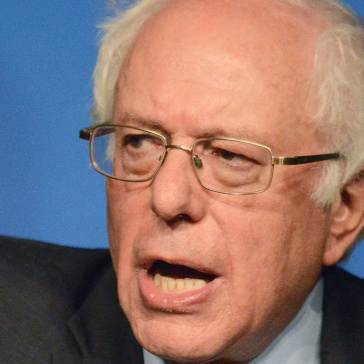
#> input picture Data/Angry/00a7cb9cf18d3a015a9e932952f942fd4bcad8044bcef5e0c05de51d~angry.jpg, 364 x 364 px; its folder holds only this picture in this run
$ jupyter execute --allow-errors train_combined_features.ipynb
#> lines starting #> are read from the running program, lines starting #| are printed output that depends on the picture
[cell 1]
#Bu Dosyada şu ana kadar ayrı ayrı test ettiğim  HOG + LBP + Gabor özniteliklerini birleştireceğim
#PCA uygulayacağım boyutu düşürüceğim
#Tüm modelleri bu yeni öznitelik setiyle eğiteceğim ve en yüksek doğruluk oranlarıma ulaşmaya çalışacağım
import joblib

[cell 2]
import os
import cv2
import numpy as np
from sklearn.model_selection import train_test_split
from sklearn.preprocessing import StandardScaler
from sklearn.decomposition import PCA
from sklearn.metrics import accuracy_score, classification_report

[cell 3]
from sklearn.preprocessing import LabelEncoder
from skimage.feature import hog, local_binary_pattern
from skimage.filters import gabor

# Veri klasörünün yolu
data_directory = "Data"

# Sınıfların listesini al (.DS_Store gibi gizli dosyaları filtrele önceki train dosyalarında bahsettiğim gibi MAC kullandığım için oluşan gizli bir klasör)
classes = sorted([
    d for d in os.listdir(data_directory)
    if os.path.isdir(os.path.join(data_directory, d)) and not d.startswith(".")
])

[cell 4]
print("Sınıflar:", classes)

[cell 5]
images = []
labels = []

# Görüntüleri oku ve etiketle
for cls in classes:
    class_folder = os.path.join(data_directory, cls)
    for file in os.listdir(class_folder):
        img_path = os.path.join(class_folder, file)
        img = cv2.imread(img_path, cv2.IMREAD_GRAYSCALE)
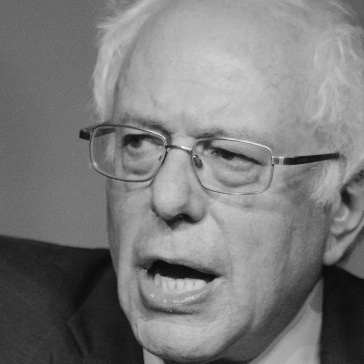
#> img: shape (364, 364); min 8, max 246, mean 122.9

        # Geçersiz resimleri atla
        if img is None:
            continue

        img = cv2.resize(img, (64, 64))
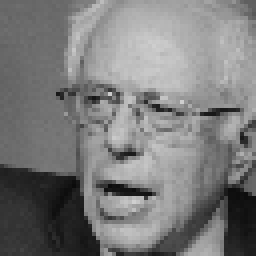
#> img: shape (64, 64) (shown 4 times larger); min 11, max 207, mean 122.9
        images.append(img)
        labels.append(cls)
#> pass 2 of the loop `for cls in classes:`:
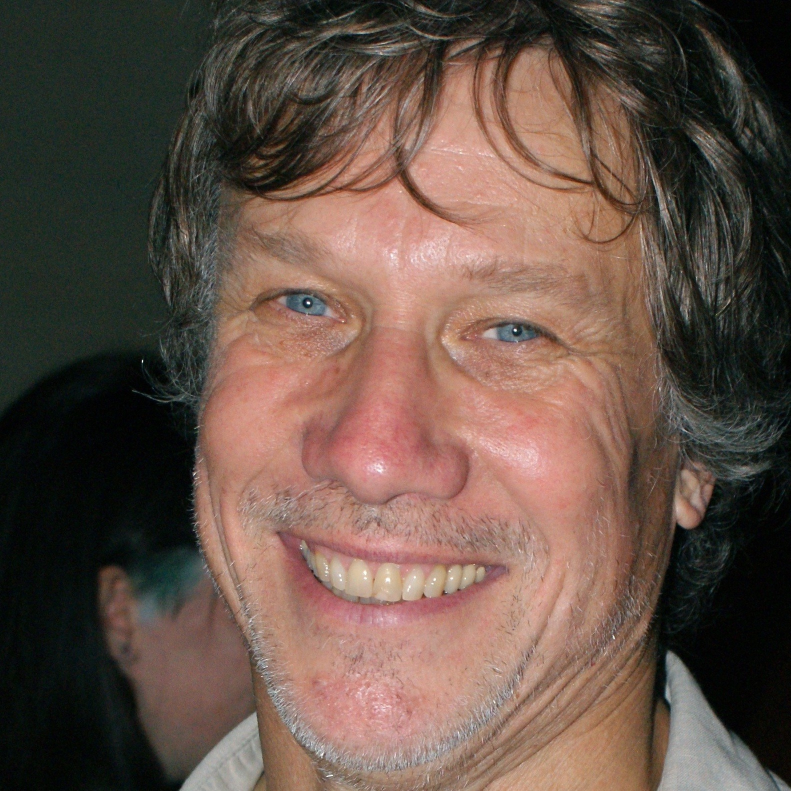
#> input picture Data/Happy/0a0dc41f61cabe33378d676fd0f7712165ed2dd245765fe185095dbf.jpg, 1582 x 1582 px (shown at 1/2 size)
#> `img = cv2.imread(img_path, cv2.IMREAD_GRAYSCALE)`:
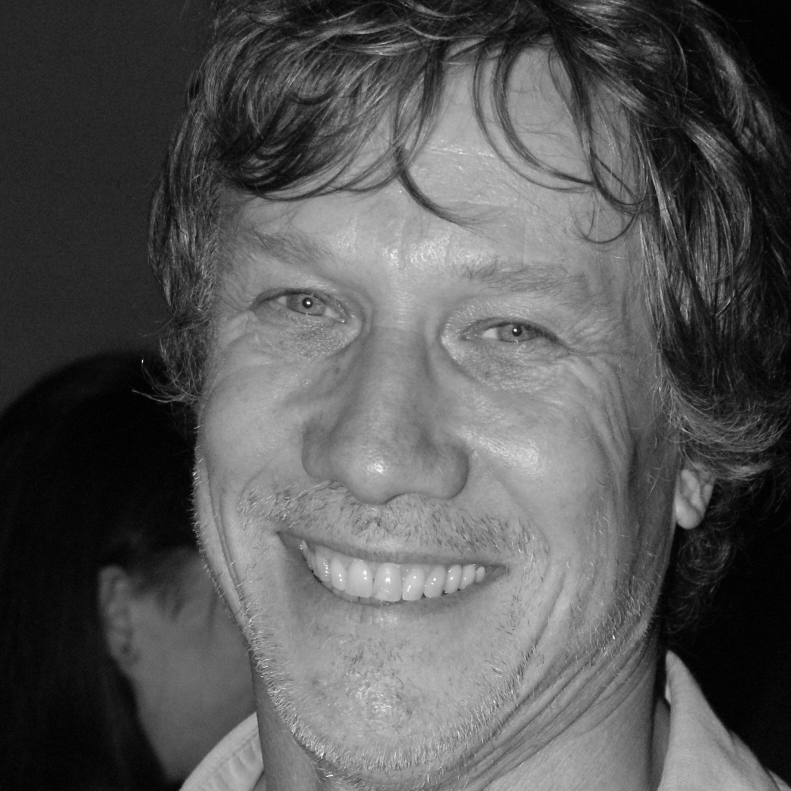
#> img: shape (1582, 1582) (shown at 1/2 size); min 0, max 255, mean 86.6
#> `img = cv2.resize(img, (64, 64))`:
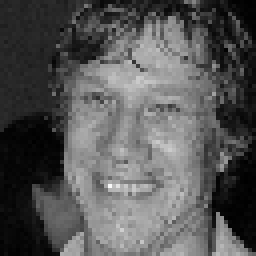
#> img: shape (64, 64) (shown 4 times larger); min 0, max 249, mean 86.3

# Numpy dizilerine çevir
images = np.array(images, dtype=np.uint8) #float uyarı verebiliyordu
labels = LabelEncoder().fit_transform(labels)

[cell 6]
print("Toplam görüntü sayısı:", len(images))
#| Toplam görüntü sayısı: 2
print("Sınıf sayısı:", len(np.unique(labels)))

[cell 7]
hog_features = []

for img in images:
    # HOG öznitelik çıkarımı
    feat = hog(
        img,
        orientations=9,
        pixels_per_cell=(8, 8),
        cells_per_block=(2, 2),
        block_norm='L2-Hys',
        visualize=False,
        feature_vector=True
    )
    hog_features.append(feat)
#> this loop made 2 passes
#> after the loop, hog_features = 2 items

hog_features = np.array(hog_features, dtype=np.float32)
print("HOG öznitelik boyutu:", hog_features.shape)
#| HOG öznitelik boyutu: (2, 1764)

[cell 8]
# LBP (Local Binary Pattern) parametreleri:
radius = 1                           # Merkez pikselin çevresindeki halka yarıçapı
n_points = 8 * radius                # Komşu piksel sayısı (8 komşu)
#Literatür taramasında bulduğum değerleri kullandım https://ieeexplore.ieee.org/document/1576816
#Sayfa 2, ilk paragraf:
#"The original LBP operator labels the pixels of an image by thresholding the 3x3-neighborhood of each pixel with the center pixel value."
#Bu 3x3 neighborhood demek: radius=1 ve P=8 anlamına gelir.

lbp_features = []

for img in images:
    # LBP hesapla (uniform yöntemi: geçiş sayısına göre histogramda sadeleştirme yapar)
    lbp = local_binary_pattern(img, P=n_points, R=radius, method="uniform")

    # LBP değerleri üzerinden histogram oluştur
    hist, _ = np.histogram(
        lbp.ravel(),                            # 1D diziye çevir (histogram için)
        bins=np.arange(0, n_points + 3),        # Bin sayısı: P+2 (uniform için)
        range=(0, n_points + 2)                 # Aralık: [0, P+2]
    )


    hist = hist.astype("float32")               # Histogram değerlerini float'a çevir
    hist /= (hist.sum() + 1e-6)                 # Sıfıra bölünmeyi engellemek için küçük sabit


    lbp_features.append(hist)
#> this loop made 2 passes
#> hist on passes 1 to 2: [302, 376, 300, 457, 586, 457, 248, 348, 399, 623], [450, 407, 262, 345, 413, 353, 245, 352, 511, 758]
#> pass 1, `lbp = local_binary_pattern(img, P=n_points, R=radius, method="uniform")`:
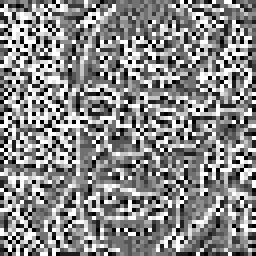
#> lbp: shape (64, 64) float64 (shown 4 times larger); min 0, max 9, mean 4.81; drawn with min black and max white
#> pass 2, `lbp = local_binary_pattern(img, P=n_points, R=radius, method="uniform")`:
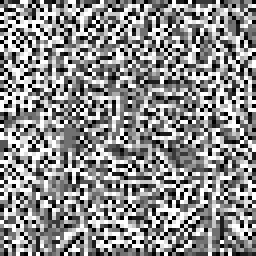
#> lbp: shape (64, 64) float64 (shown 4 times larger); min 0, max 9, mean 4.94; drawn with min black and max white
#> after the loop, lbp_features = [[0.0737, 0.0918, 0.0732, 0.112, 0.143, 0.112, 0.0605, 0.085, 0.0974, 0.152], [0.11, 0.0994, 0.064, 0.0842, 0.101, 0.0862, 0.0598, 0.0859, 0.125, 0.185]]


lbp_features = np.array(lbp_features, dtype=np.float32)


print("LBP öznitelik boyutu:", lbp_features.shape)
#| LBP öznitelik boyutu: (2, 10)

[cell 9]
gabor_features = []

# Farklı frekanslar – düşükten yükseğe (detay seviyesini kontrol eder)
frequencies = [0.1, 0.3, 0.5]

# 4 farklı yön (0°, 45°, 90°, 135°) – yönelime duyarlı doku bilgisi sağlar
thetas = [0, np.pi/4, np.pi/2, 3*np.pi/4]

for img in images:
    feats = []  #
    for theta in thetas:  # Her yön için
        for freq in frequencies:  # Her frekans için
            filt_real, _ = gabor(img, frequency=freq, theta=theta)  # Gabor filtresi uygula
            feats.append(filt_real.mean())  # Ortalama değer – doku yoğunluğu
            feats.append(filt_real.var())   # Varyans – doku çeşitliliği
    gabor_features.append(feats)
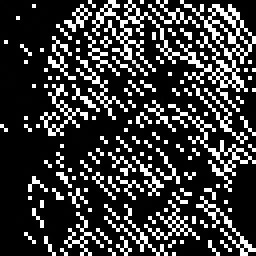
#> filt_real: shape (64, 64) (shown 4 times larger); min 0, max 255, mean 56.4
#> after the loop, gabor_features = 2 items


gabor_features = np.array(gabor_features)
print("Gabor öznitelik boyutu:", gabor_features.shape)
#| Gabor öznitelik boyutu: (2, 24)

[cell 10]
#Aşırı uzun sürüyor yukardaki kod
print("Gabor öznitelik boyutu:", gabor_features.shape)
#| Gabor öznitelik boyutu: (2, 24)

[cell 11]
#Çok uzun sürdüğü için kullanmama gerekirse diye .npy dosyalarına kaydediyorum
np.save("gabor_features.npy", gabor_features)
np.save("labels.npy", labels)  # Etiketleri de kaydet

[cell 12]
# HOG, LBP ve Gabor özniteliklerini birleştir
X_combined = np.concatenate([hog_features, lbp_features, gabor_features], axis=1)
print("Birleşik öznitelik vektörü boyutu:", X_combined.shape)
#| Birleşik öznitelik vektörü boyutu: (2, 1798)

# Not: axis=1 → her bir görüntü için öznitelikleri yatayda birleştirir (özellik bazında)
#     axis=0 olsaydı görüntüleri alt alta eklerdi (yanlış olurdu)

# Ölçekleme: Özellikleri standart normal dağılıma sokar (ortalama 0, std sapma 1)
scaler = StandardScaler()
X_scaled = scaler.fit_transform(X_combined)
print("Ölçekleme tamamlandı. İlk örnekten bir kesit:", X_scaled[0][:5])
#| Ölçekleme tamamlandı. İlk örnekten bir kesit: [-1. -1.  1. -1.  1.]

[cell 13]
# PCA
# n_components=0.95: Verideki toplam bilginin (varyansın) %95’ini koruyacak şekilde bileşen sayısını otomatik seçer.
# Yani PCA, en fazla bilgiyi taşıyan bileşenleri seçecek ve geri kalanını atacak.
# Bu sayede hem boyut azaltılır hem de modelin aşırı öğrenmesi (overfitting) önlenebilir.
pca = PCA(n_components=0.95)

# PCA uygulanarak veriden (X_scaled) yeni bir boyuta indirgenmiş temsili olan (X_pca) elde ederiz.
X_pca = pca.fit_transform(X_scaled)
#> X_pca = [-42.4, 42.4]

print("PCA sonrası boyut:", X_pca.shape)
#| PCA sonrası boyut: (2, 1)
print("Seçilen bileşen sayısı:", pca.n_components_)
